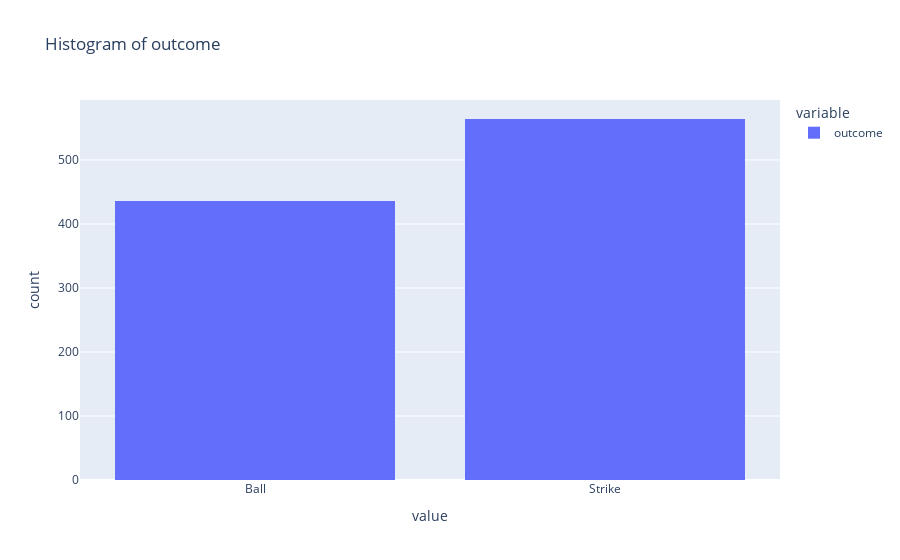
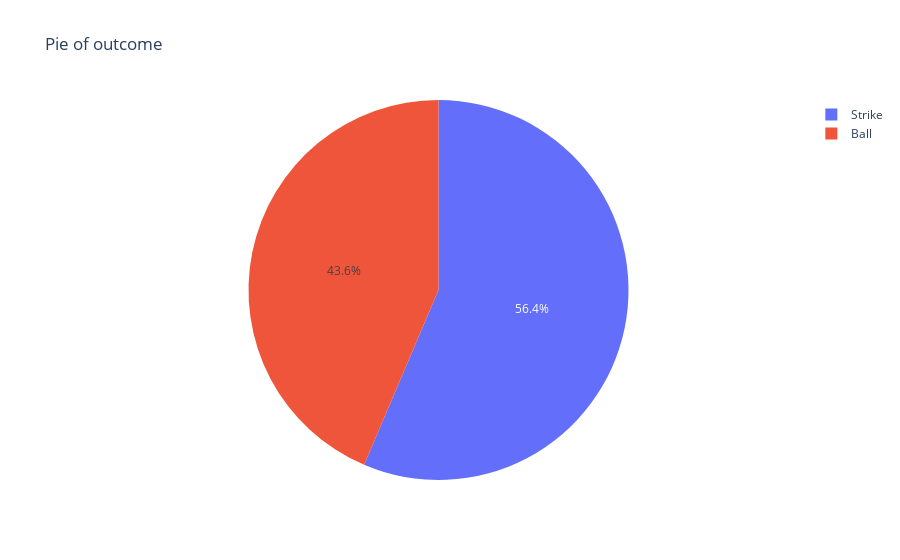

Here is the notebook cell these charts were saved with, in order:
### Code cell
pitch_data.show_histogram("outcome")
pitch_data.show_pie("outcome")

### Figure 1 — Plotly figure (JSON) as saved in the notebook; plotly's stock layout.template omitted (floating-point values rounded to 4 significant figures; data arrays with more than 128 entries replaced by an {"elided": "..."} marker saying what was removed)
{"data": [{"alignmentgroup": "True", "bingroup": "x", "hovertemplate": "variable=outcome<br>value=%{x}<br>count=%{y}<extra></extra>", "legendgroup": "outcome", "marker": {"color": "#636efa", "pattern": {"shape": ""}}, "name": "outcome", "offsetgroup": "outcome", "orientation": "v", "showlegend": true, "type": "histogram", "x": {"elided": "1000 str values"}, "xaxis": "x", "yaxis": "y"}], "layout": {"barmode": "relative", "legend": {"title": {"text": "variable"}, "tracegroupgap": 0}, "title": {"text": "Histogram of outcome"}, "xaxis": {"anchor": "y", "domain": [0, 1], "title": {"text": "value"}}, "yaxis": {"anchor": "x", "domain": [0, 1], "title": {"text": "count"}}}}

### Figure 2 — Plotly figure (JSON) as saved in the notebook; plotly's stock layout.template omitted (floating-point values rounded to 4 significant figures)
{"data": [{"domain": {"x": [0, 1], "y": [0, 1]}, "hovertemplate": "outcome=%{label}<br>counts=%{value}<extra></extra>", "labels": ["Ball", "Strike"], "legendgroup": "", "name": "", "showlegend": true, "type": "pie", "values": [436, 564]}], "layout": {"legend": {"tracegroupgap": 0}, "title": {"text": "Pie of outcome"}}}
